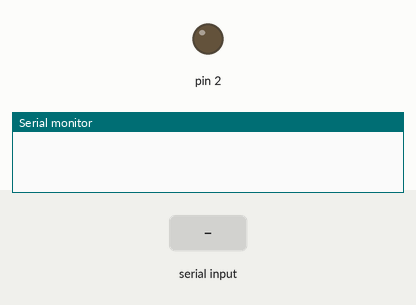
The sketch below on a simulated Arduino Uno, built with avr-gcc and run on an emulated ATmega328P. Shown: output pins drawn as LEDs (lit = HIGH), the last lines printed to the serial monitor. Inputs (shaded band) come from the test bench.

Above: at 1.2 s.
1.3 s: "ON" received over Serial
At 3.5 s:
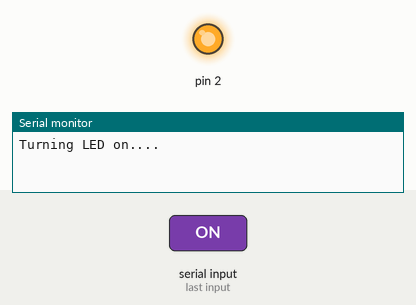
3.8 s: "OFF" received over Serial
At 5.5 s:
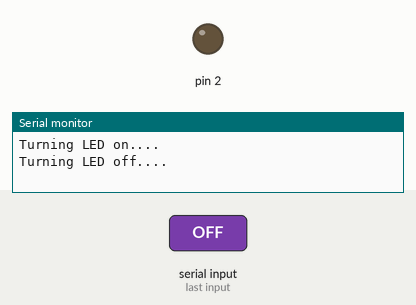
Timing chart, 0 to 7.0 s (numbered marks = the images above; inputs shaded):
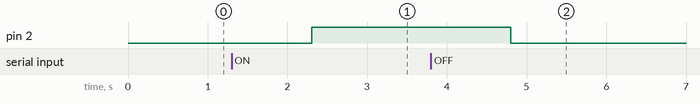

Measured:
- after the input at 1.3 s, pin 2: LOW → HIGH after 1.0 s
- after the input at 3.8 s, pin 2: HIGH → LOW after 1.0 s

The sketch:

Input_to_the_Arduino.ino
```cpp
String ArduinoInput;

void setup() {
  // put your setup code here, to run once:
  pinMode(2, OUTPUT);
  Serial.begin(9600);
}

void loop() {
  // put your main code here, to run repeatedly:
  if(Serial.available())
  {
    ArduinoInput = Serial.readString();

    if(ArduinoInput.equalsIgnoreCase("ON"))
    {
      Serial.println("Turning LED on....");
      digitalWrite(2, HIGH);
    }
    else if(ArduinoInput.equalsIgnoreCase("OFF"))
    {
      Serial.println("Turning LED off....");
      digitalWrite(2, LOW);
    }
    else
    {
      Serial.println("Unknown command");
    }
  }
}
```
